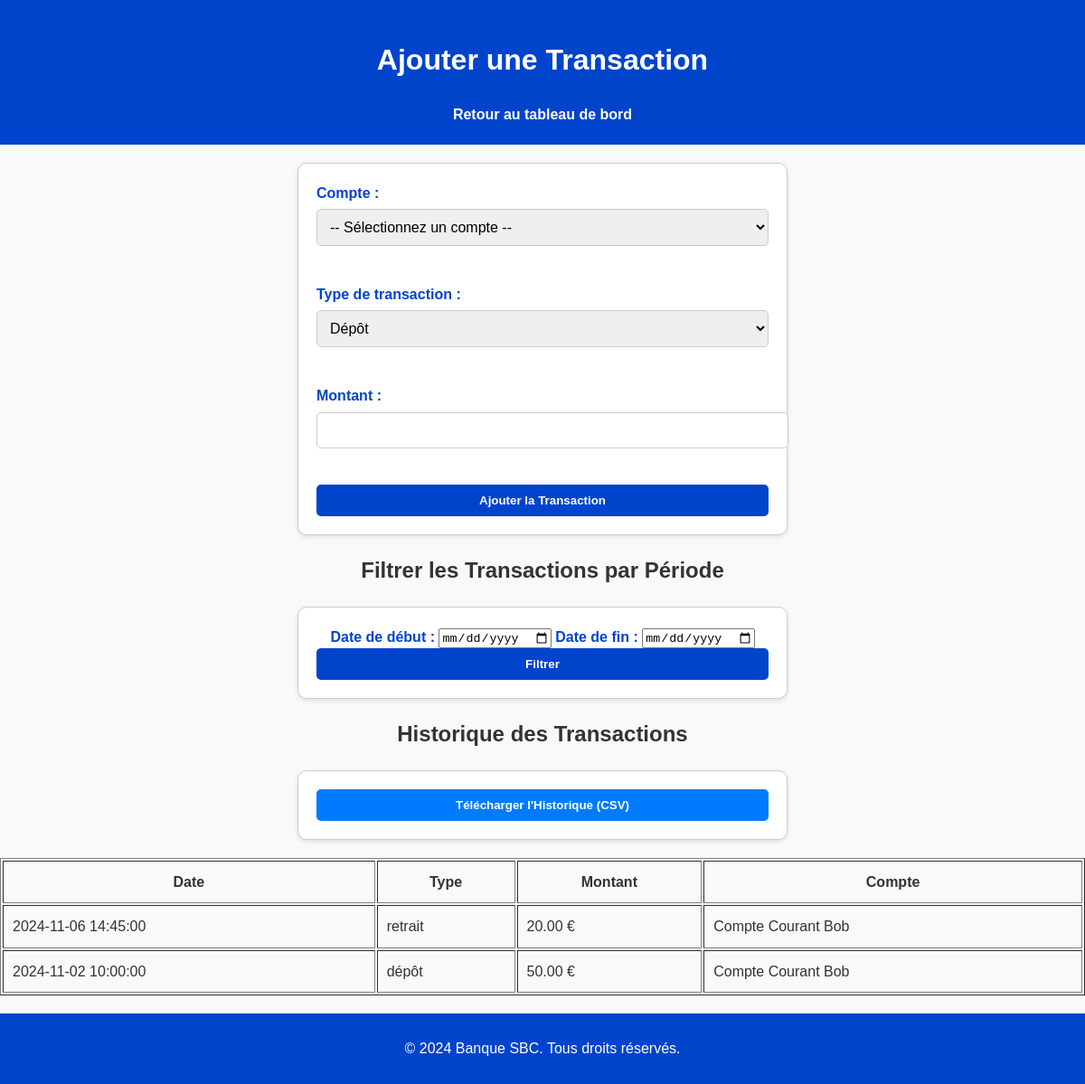
The app's page /add_transaction.php (signed in) with its own data.
### tables this page shows
CREATE TABLE `transactions` (
  `id` int(11) NOT NULL,
  `account_id` int(11) NOT NULL,
  `transaction_type` enum('dépôt','retrait') NOT NULL,
  `amount` decimal(10,2) NOT NULL,
  `transaction_date` timestamp NOT NULL DEFAULT current_timestamp()
);

CREATE TABLE `accounts` (
  `id` int(11) NOT NULL,
  `user_id` int(11) NOT NULL,
  `account_name` varchar(100) NOT NULL,
  `account_type` enum('courant','épargne') NOT NULL,
  `balance` decimal(10,2) DEFAULT 0.00,
  `created_at` timestamp NOT NULL DEFAULT current_timestamp()
);

### add_transaction.php (the view, shortened to what this page needs)
<?php
require 'config/db.php';
$user_id = $_SESSION['user_id'];
$start_date = isset($_GET['start_date']) ? $_GET['start_date'] : null;
$end_date = isset($_GET['end_date']) ? $_GET['end_date'] : null;
$query = "SELECT t.transaction_date, t.transaction_type, t.amount, a.account_name
          FROM transactions t
          JOIN accounts a ON t.account_id = a.id
          WHERE a.user_id = :user_id";
$params = [':user_id' => $user_id];
$query .= " ORDER BY t.transaction_date DESC LIMIT 50";
$stmt = $conn->prepare($query);
$stmt->execute($params);
$transactions = $stmt->fetchAll();
?>
<!DOCTYPE html>
<html lang="en">
<head>
    <link rel="stylesheet" href="assets/css/styles.css">
</head>
<body>
    <header>
        <h1>Ajouter une Transaction</h1>
        <nav>
            <a href="dashboard.php">Retour au tableau de bord</a>
        </nav>
    </header>
    <main>
        <form id="transaction-form" method="post">
            <label for="account_id">Compte :</label><br>
            <select id="account_id" name="account_id" required>
                <option value="">-- Sélectionnez un compte --</option>
            </select><br><br>
            <label for="transaction_type">Type de transaction :</label><br>
            <select id="transaction_type" name="transaction_type" required>
                <option value="dépôt">Dépôt</option>
            </select><br><br>
            <label for="amount">Montant :</label><br>
            <input type="number" id="amount" name="amount" step="0.01" required><br><br>
            <button type="submit">Ajouter la Transaction</button>
        </form>
        <h2 style="text-align:center;">Filtrer les Transactions par Période</h2>
        <form method="get" style="text-align:center; margin-bottom:20px;">
            <label for="start_date">Date de début :</label>
            <input type="date" id="start_date" name="start_date" value="<?= htmlspecialchars($start_date) ?>">
            <label for="end_date">Date de fin :</label>
            <input type="date" id="end_date" name="end_date" value="<?= htmlspecialchars($end_date) ?>">
            <button type="submit">Filtrer</button>
        </form>
        <h2 style="text-align:center;">Historique des Transactions</h2>
<form action="export_transactions.php" method="get" style="text-align:center; margin-top:20px;">
    <button type="submit" style="background-color: #007bff; color: white; border: none; padding: 10px 20px; border-radius: 5px; cursor: pointer;">
        Télécharger l'Historique (CSV)
    </button>
</form>
        <table border="1" cellpadding="10" style="width:100%; margin-top:20px;">
            <thead>
                <tr>
                    <th>Date</th>
                    <th>Type</th>
                    <th>Montant</th>
                    <th>Compte</th>
                </tr>
            </thead>
            <tbody>
                <?php if (!empty($transactions)): ?>
                    <?php foreach ($transactions as $transaction): ?>
                        <tr>
                            <td><?= htmlspecialchars($transaction['transaction_date']) ?></td>
                            <td><?= htmlspecialchars($transaction['transaction_type']) ?></td>
                            <td><?= number_format($transaction['amount'], 2) ?> €</td>
                            <td><?= htmlspecialchars($transaction['account_name']) ?></td>
                        </tr>
                    <?php endforeach; ?>
                <?php else: ?>
                    <tr>
                        <td colspan="4" style="text-align:center;">Aucune transaction récente.</td>
                    </tr>
                <?php endif; ?>
            </tbody>
        </table>
    </main>
    <footer>
        <p>&copy; 2024 Banque SBC. Tous droits réservés.</p>
    </footer>
</body>
</html>

### assets/css/styles.css (style rules this page uses)
body { font-family: Arial, sans-serif; margin: 0; padding: 0; background-color: #f9f9f9; color: #333; line-height: 1.6; }
header { background-color: #0044cc; color: white; padding: 20px; text-align: center; }
header nav a { color: white; text-decoration: none; margin: 0 10px; font-weight: bold; }
footer { background-color: #0044cc; color: white; text-align: center; padding: 10px 0; margin-top: 20px; }
#transaction-form { background: white; padding: 20px; border: 1px solid #ccc; border-radius: 10px; box-shadow: 0 2px 5px rgba(0, 0, 0, 0.1); max-width: 500px; margin: 20px auto; text-align: left; }
#transaction-form label { font-weight: bold; color: #0044cc; }
#transaction-form select, #transaction-form input[type="number"] { width: 100%; padding: 10px; margin-top: 5px; margin-bottom: 15px; border-radius: 5px; border: 1px solid #ccc; font-size: 1em; }
#transaction-form button { background-color: #0044cc; color: white; padding: 10px 15px; border-radius: 5px; border: none; cursor: pointer; font-weight: bold; width: 100%; }
form { background: white; padding: 20px; border: 1px solid #ccc; border-radius: 10px; box-shadow: 0 2px 5px rgba(0, 0, 0, 0.1); max-width: 500px; margin: 20px auto; text-align: left; }
form label { font-weight: bold; color: #0044cc; }
form input[type="text"], form select { width: 100%; padding: 10px; margin-top: 5px; margin-bottom: 15px; border-radius: 5px; border: 1px solid #ccc; font-size: 1em; }
form button { background-color: #0044cc; color: white; padding: 10px 15px; border-radius: 5px; border: none; cursor: pointer; font-weight: bold; width: 100%; }

### records on screen
transactions: transaction_date "2024-11-06 14:45:00", transaction_type "retrait", amount "20.00", account.account_name "Compte Courant Bob"
transactions: transaction_date "2024-11-02 10:00:00", transaction_type "dépôt", amount "50.00", account.account_name "Compte Courant Bob"
